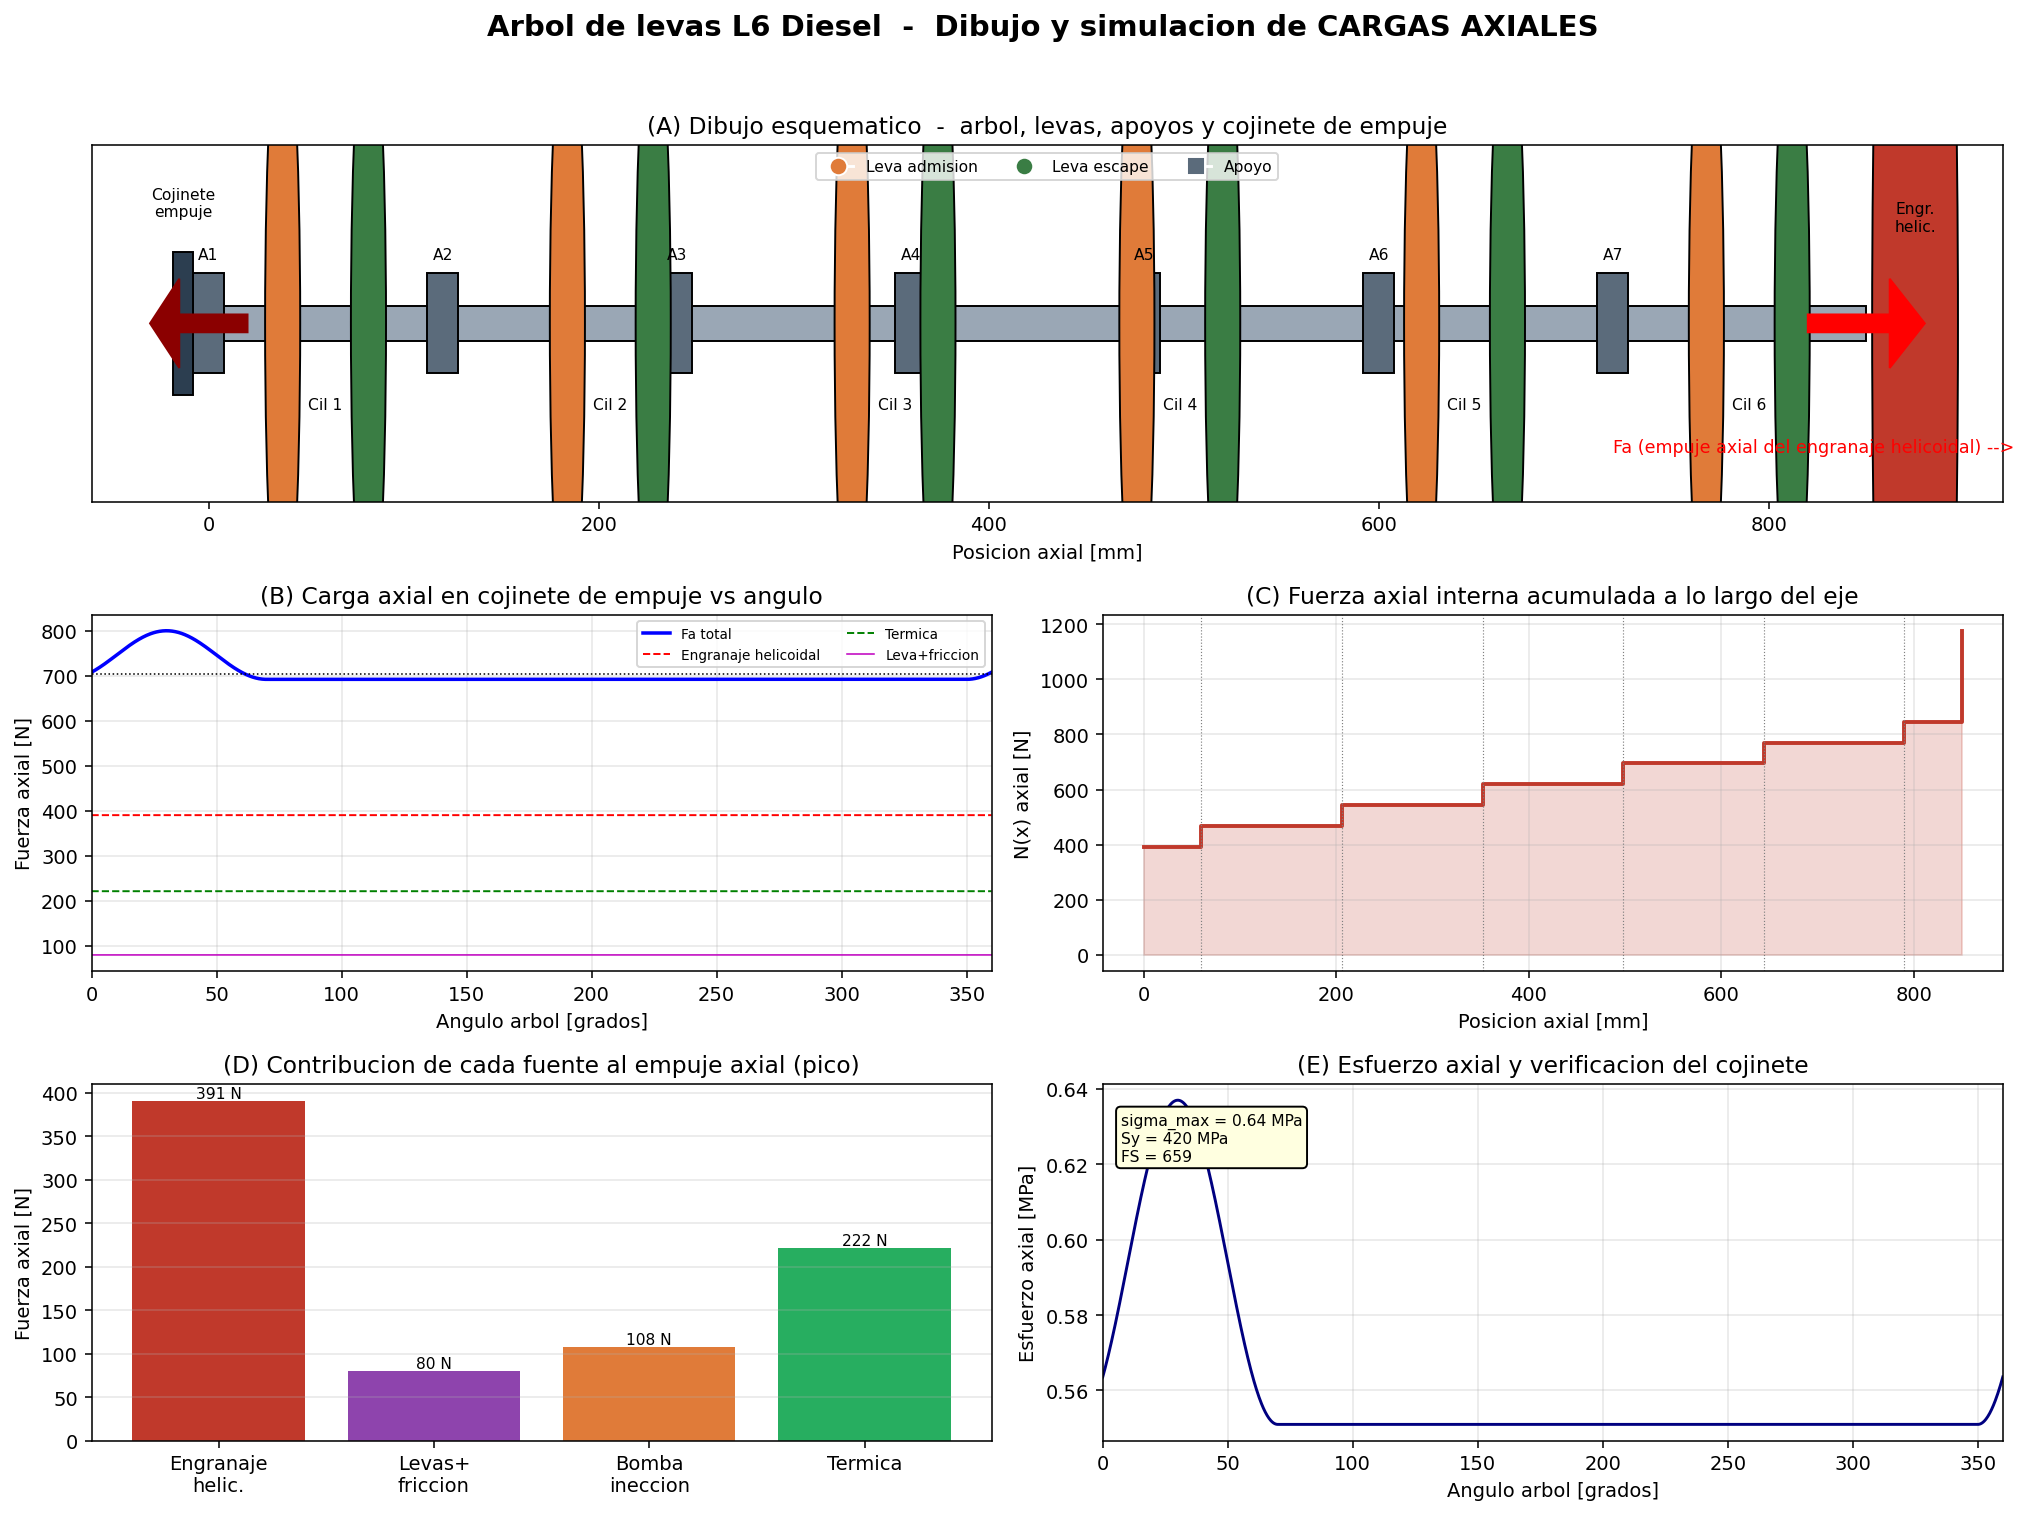

The Python source for this figure:
"""
Arbol de levas - Motor diesel 6 cilindros en linea
Dibujo esquematico + simulacion de cargas AXIALES

Fuentes de carga axial sobre el arbol de levas:
  1) Empuje del engranaje helicoidal de accionamiento  -> Fa_gear = Ft * tan(beta)
  2) Componente axial por friccion leva-seguidor        -> oscila con el angulo
  3) Empuje de la excentrica de la bomba de inyeccion
  4) Dilatacion termica restringida (carga sobre cojinete de empuje)

Salida: PNG con 4 sub-figuras.
"""
import numpy as np
import matplotlib.pyplot as plt
from matplotlib.patches import Rectangle, Circle, FancyArrow

# ----------------------------------------------------------------------
# 1. PARAMETROS DEL MOTOR / ARBOL
# ----------------------------------------------------------------------
N_CYL        = 6
FIRING_ORDER = [1, 5, 3, 6, 2, 4]
rpm_engine   = 2200.0                 # rpm ciguenal
rpm_cam      = rpm_engine / 2.0       # arbol gira a la mitad
omega_cam    = rpm_cam * 2*np.pi/60   # rad/s

# Engranaje helicoidal de mando
m_n     = 3.0                         # modulo normal [mm]
z_gear  = 38                          # n. dientes
beta    = np.deg2rad(20.0)            # angulo de helice
phi_n   = np.deg2rad(20.0)            # angulo de presion normal
d_pitch = m_n * z_gear / np.cos(beta) # diametro primitivo [mm]
P_kW    = 7.5                         # potencia absorbida por la distribucion [kW]

# Par y fuerzas en el engranaje
T_cam   = P_kW*1000 / omega_cam       # par [N.m]
Ft      = 2.0 * T_cam / (d_pitch/1000)        # fuerza tangencial [N]
Fa_gear = Ft * np.tan(beta)                    # EMPUJE AXIAL del helicoidal [N]
Fr_gear = Ft * np.tan(phi_n)/np.cos(beta)      # fuerza radial [N]

# Leva / seguidor
lift      = 8.5e-3                     # alzada [m]
F_valve   = 950.0                      # fuerza max muelle+gas sobre la valvula [N]
mu        = 0.08                       # coef. friccion leva-seguidor
ramp_ang  = np.deg2rad(7.0)            # angulo de rampa (genera comp. axial)

# Excentrica bomba inyeccion
F_pump    = 1800.0                     # fuerza radial pico de la bomba [N]
mu_pump   = 0.06

# Dilatacion termica
L         = 0.850                      # longitud entre apoyos de empuje [m]
alpha     = 12e-6                      # acero [1/K]
dT        = 70.0                       # incremento temperatura [K]
E         = 210e9                      # modulo elastico [Pa]
A_sec     = np.pi/4*(0.040**2)         # seccion del cuerpo Ø40 [m2]
k_axial   = 0.001                      # fraccion de dilatacion realmente restringida
                                       # (un extremo del arbol flota -> casi libre)

# ----------------------------------------------------------------------
# 2. SIMULACION vs ANGULO DEL ARBOL (0..360 grados arbol = ciclo completo)
# ----------------------------------------------------------------------
theta = np.linspace(0, 360, 1441)          # grados arbol de levas
thr   = np.deg2rad(theta)

# --- Perfil de alzada por leva (admision+escape de los 6 cilindros) ---
def lobe_profile(th, center_deg, dur_deg=120.0):
    """Alzada normalizada 0..1 tipo coseno levantado, centrada en 'center_deg'."""
    c   = np.deg2rad(center_deg)
    half= np.deg2rad(dur_deg/2.0)
    d   = (th - c + np.pi) % (2*np.pi) - np.pi
    out = np.where(np.abs(d) < half, 0.5*(1+np.cos(np.pi*d/half)), 0.0)
    return out

# Centros de leva segun orden de encendido (sep. 60 grados arbol)
centers = {cyl: 60.0*i for i, cyl in enumerate(FIRING_ORDER)}

# Carga normal total leva-seguidor (suma de los cilindros activos)
F_normal = np.zeros_like(theta)
for cyl, c0 in centers.items():
    s = lobe_profile(thr, c0)
    F_normal += F_valve * s            # cada leva aporta su fuerza cuando esta activa

# Componente AXIAL por rampa + friccion en flanco
# (la rampa tangencial induce una pequena componente a lo largo del eje)
Fa_cam = mu * F_normal * np.cos(ramp_ang) + F_normal * np.sin(ramp_ang)*0.04

# Excentrica bomba (un evento por vuelta de arbol)
s_pump = lobe_profile(thr, 30.0, dur_deg=80.0)
Fa_pump = mu_pump * F_pump * s_pump

# Empuje del engranaje (constante mientras transmite par)
Fa_gear_arr = np.full_like(theta, Fa_gear)

# Dilatacion termica (constante en regimen) - reaccion en cojinete de empuje
F_thermal = k_axial * E * A_sec * alpha * dT
F_thermal_arr = np.full_like(theta, F_thermal)

# CARGA AXIAL TOTAL sobre el cojinete de empuje
Fa_total = Fa_gear_arr + Fa_cam + Fa_pump + F_thermal_arr

# ----------------------------------------------------------------------
# 3. DISTRIBUCION DE CARGA AXIAL ACUMULADA A LO LARGO DEL EJE (estatica)
# ----------------------------------------------------------------------
# Posiciones axiales (mm) de cada elemento a lo largo del arbol
x_axis   = np.array([0, 120, 240, 360, 480, 600, 720, 850])  # apoyos
# Fuerza axial pico de cada leva (admision/escape) actuando en su posicion
lobe_x   = np.linspace(60, 790, N_CYL)                        # centros de cilindro
lobe_Fa  = np.full(N_CYL, mu*F_valve)                         # comp axial pico/leva
# Diagrama de fuerza axial interna acumulada (de cola -> engranaje frontal)
xs = np.concatenate(([0], lobe_x, [850]))
internal = [Fa_gear]            # arranca con el empuje del engranaje frontal
acc = Fa_gear
for fx in lobe_Fa:
    acc += fx
    internal.append(acc)
internal.append(acc + F_thermal + mu_pump*F_pump)
internal = np.array(internal)

# ----------------------------------------------------------------------
# 4. FIGURA
# ----------------------------------------------------------------------
fig = plt.figure(figsize=(15, 11))
fig.suptitle("Arbol de levas L6 Diesel  -  Dibujo y simulacion de CARGAS AXIALES",
             fontsize=15, fontweight="bold")

# ---- (A) DIBUJO ESQUEMATICO DEL ARBOL ----
axA = plt.subplot2grid((3, 2), (0, 0), colspan=2)
axA.set_title("(A) Dibujo esquematico  -  arbol, levas, apoyos y cojinete de empuje")
# cuerpo del eje
axA.add_patch(Rectangle((0, -0.5), 850, 1.0, color="#9aa7b5", ec="k"))
# apoyos (7)
for i, xp in enumerate(x_axis[:-1] if False else [0,120,240,360,480,600,720]):
    axA.add_patch(Rectangle((xp-8, -1.4), 16, 2.8, color="#5b6b7b", ec="k"))
    axA.text(xp, 1.8, f"A{i+1}", ha="center", fontsize=8)
# levas (par por cilindro)
for i, xc in enumerate(lobe_x):
    cyl = [c for c,v in centers.items()][i]
    for dx, col in [(-22, "#e07b39"), (22, "#3a7d44")]:   # adm / esc
        axA.add_patch(Circle((xc+dx, 0), 9, color=col, ec="k"))
    axA.text(xc, -2.4, f"Cil {i+1}", ha="center", fontsize=8)
# engranaje helicoidal frontal
axA.add_patch(Circle((850+25, 0), 22, color="#c0392b", ec="k"))
axA.text(875, 2.6, "Engr.\nhelic.", ha="center", fontsize=8)
# cojinete de empuje (thrust) en cola
axA.add_patch(Rectangle((-18, -2.0), 10, 4.0, color="#2c3e50", ec="k"))
axA.text(-13, 3.0, "Cojinete\nempuje", ha="center", fontsize=8)
# flecha de carga axial
axA.add_patch(FancyArrow(820, 0, 60, 0, width=0.5, head_width=2.5,
                         head_length=18, color="red", length_includes_head=True))
axA.text(720, -3.6, "Fa (empuje axial del engranaje helicoidal) -->",
         color="red", fontsize=9)
axA.add_patch(FancyArrow(20, 0, -50, 0, width=0.5, head_width=2.5,
                         head_length=15, color="darkred", length_includes_head=True))
axA.set_xlim(-60, 920); axA.set_ylim(-5, 5)
axA.set_xlabel("Posicion axial [mm]"); axA.set_yticks([])
axA.legend(handles=[
    plt.Line2D([0],[0], marker='o', color='w', markerfacecolor='#e07b39', label='Leva admision', markersize=9),
    plt.Line2D([0],[0], marker='o', color='w', markerfacecolor='#3a7d44', label='Leva escape', markersize=9),
    plt.Line2D([0],[0], marker='s', color='w', markerfacecolor='#5b6b7b', label='Apoyo', markersize=9),
], loc="upper center", ncol=3, fontsize=8)

# ---- (B) CARGA AXIAL vs ANGULO DEL ARBOL ----
axB = plt.subplot2grid((3, 2), (1, 0))
axB.set_title("(B) Carga axial en cojinete de empuje vs angulo")
axB.plot(theta, Fa_total, "b-", lw=1.8, label="Fa total")
axB.plot(theta, Fa_gear_arr, "r--", lw=1, label="Engranaje helicoidal")
axB.plot(theta, F_thermal_arr, "g--", lw=1, label="Termica")
axB.plot(theta, Fa_cam, "m-", lw=0.8, label="Leva+friccion")
axB.axhline(Fa_total.mean(), color="k", ls=":", lw=0.8)
axB.set_xlabel("Angulo arbol [grados]"); axB.set_ylabel("Fuerza axial [N]")
axB.set_xlim(0, 360); axB.grid(alpha=0.3); axB.legend(fontsize=7, ncol=2)

# ---- (C) DIAGRAMA DE FUERZA AXIAL INTERNA A LO LARGO DEL EJE ----
axC = plt.subplot2grid((3, 2), (1, 1))
axC.set_title("(C) Fuerza axial interna acumulada a lo largo del eje")
axC.step(xs, internal, where="post", color="#c0392b", lw=2)
axC.fill_between(xs, internal, step="post", alpha=0.2, color="#c0392b")
for i, xc in enumerate(lobe_x):
    axC.axvline(xc, color="gray", ls=":", lw=0.6)
axC.set_xlabel("Posicion axial [mm]"); axC.set_ylabel("N(x) axial [N]")
axC.grid(alpha=0.3)

# ---- (D) DISTRIBUCION POR CONTRIBUCION + ESFUERZO ----
axD = plt.subplot2grid((3, 2), (2, 0))
axD.set_title("(D) Contribucion de cada fuente al empuje axial (pico)")
labels = ["Engranaje\nhelic.", "Levas+\nfriccion", "Bomba\nineccion", "Termica"]
vals   = [Fa_gear, Fa_cam.max(), (mu_pump*F_pump), F_thermal]
bars = axD.bar(labels, vals, color=["#c0392b", "#8e44ad", "#e07b39", "#27ae60"])
axD.bar_label(bars, fmt="%.0f N", fontsize=8)
axD.set_ylabel("Fuerza axial [N]"); axD.grid(alpha=0.3, axis="y")

# ---- (E) ESFUERZO AXIAL Y FACTOR DE SEGURIDAD ----
axE = plt.subplot2grid((3, 2), (2, 1))
axE.set_title("(E) Esfuerzo axial y verificacion del cojinete")
sigma = Fa_total / A_sec / 1e6                 # MPa
axE.plot(theta, sigma, "navy", lw=1.5)
axE.set_xlabel("Angulo arbol [grados]"); axE.set_ylabel("Esfuerzo axial [MPa]")
axE.set_xlim(0, 360); axE.grid(alpha=0.3)
Sy = 420.0                                      # limite elastico [MPa]
axE.text(0.02, 0.92, f"sigma_max = {sigma.max():.2f} MPa\nSy = {Sy:.0f} MPa\n"
         f"FS = {Sy/sigma.max():.0f}",
         transform=axE.transAxes, fontsize=8, va="top",
         bbox=dict(boxstyle="round", fc="lightyellow"))

plt.tight_layout(rect=[0, 0, 1, 0.96])
plt.savefig("camshaft_axial_loads.png", dpi=140, bbox_inches="tight")
print("Figura guardada: camshaft_axial_loads.png")

# ----------------------------------------------------------------------
# 5. RESUMEN NUMERICO
# ----------------------------------------------------------------------
print("\n===== RESULTADOS SIMULACION CARGAS AXIALES =====")
print(f"Par en arbol de levas ........ T  = {T_cam:7.2f} N.m")
print(f"Diametro primitivo engranaje . d  = {d_pitch:7.2f} mm")
print(f"Fuerza tangencial ............ Ft = {Ft:7.1f} N")
print(f"EMPUJE AXIAL engranaje ....... Fa = {Fa_gear:7.1f} N")
print(f"Comp. axial leva (pico) ...... Fa = {Fa_cam.max():7.1f} N")
print(f"Empuje bomba inyeccion ....... Fa = {mu_pump*F_pump:7.1f} N")
print(f"Carga axial termica .......... Fa = {F_thermal:7.1f} N")
print(f"---------------------------------------------")
print(f"CARGA AXIAL TOTAL (pico) ..... Fa = {Fa_total.max():7.1f} N")
print(f"CARGA AXIAL TOTAL (media) .... Fa = {Fa_total.mean():7.1f} N")
print(f"Esfuerzo axial maximo ........ s  = {sigma.max():7.2f} MPa")
print(f"Factor de seguridad cojinete . FS = {Sy/sigma.max():7.1f}")
